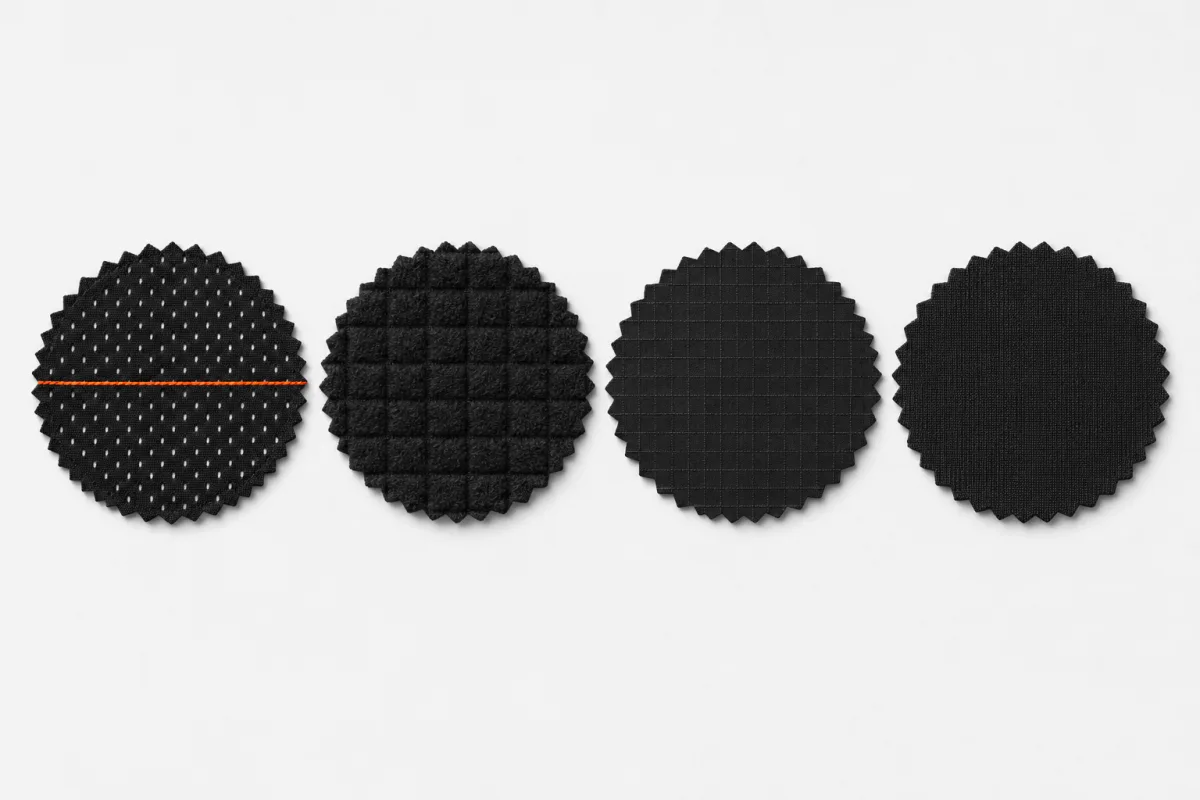
#> input picture assets/img/collection-specimens.webp, 1200 x 800 px, given in place of collection-specimens.webp.png, which was not available
$ python neutralize.py ../../assets/img/collection-specimens.webp
#> lines starting #> are read from the running program, lines starting #| are printed output that depends on the picture
#> in run, img is the input picture: shape (800, 1200, 3); mean R, G, B 190.5, 190.4, 190.3
"""Turn the warm beige backdrop of the Codex photos into neutral grey without calling Codex again.

Low-chroma pixels (the beige backdrop, matte black fabric, grey shadows) become pure grey.
High-chroma pixels (the orange tape and zip pulls) keep their hue. Brightness is then mapped so
the backdrop, sampled at the image corners, lands on the --photo token (#F2F2F2 = 242).

Usage:
  python3 scripts/images/neutralize.py            # every photo listed in TARGETS
  python3 scripts/images/neutralize.py r01-singlet
  python3 scripts/images/neutralize.py --check    # only report corner colours of assets/img/*.webp

Reads scripts/images/raw/<name>.png, writes assets/img/<webp>.webp.
"""
import subprocess
import sys
import tempfile
from pathlib import Path

import numpy as np
from PIL import Image

HERE = Path(__file__).resolve().parent
RAW = HERE / "raw"
OUT = HERE.parent.parent / "assets" / "img"
TARGET = 242  # --photo #F2F2F2

# raw png name -> webp name used by the site. transfer-tiedye-panel is dark on purpose; swatch-two-track is unused.
TARGETS = {n: n for n in [
    "r01-singlet", "r01-front", "r01-perf", "r01-hem",
    "r02-hoodsleeve", "r02-back", "r02-cuff", "r02-swatch",
    "r03-shell", "r03-back", "r03-packed", "r03-swatch",
    "r04-tights", "r04-side", "r04-pocket", "r04-swatch",
    "collection-specimens", "lab-permeability",
]}
TARGETS["style-anchor"] = "r01-swatch"


def corners(a):
    """Median colour of four 24px corner patches."""
    h, w = a.shape[:2]
    k = 24
    patches = [a[:k, :k], a[:k, w - k:], a[h - k:, :k], a[h - k:, w - k:]]
    return np.median(np.concatenate([p.reshape(-1, 3) for p in patches]), axis=0)


LUMA = np.array([0.2126, 0.7152, 0.0722], dtype=np.float32)


def backdrop_lum(a):
    """Backdrop luminance from the corners. Close-ups whose corners are fabric fall back to the style anchor's backdrop."""
    ref = float(corners(np.asarray(Image.open(RAW / "style-anchor.png").convert("RGB")).astype(np.float32)) @ LUMA)
    own = float(corners(a) @ LUMA)
    return own if abs(own - ref) <= 15 else ref


def neutralize(a):
    a = a.astype(np.float32)
    lum = a @ LUMA
    chroma = a.max(axis=2) - a.min(axis=2)
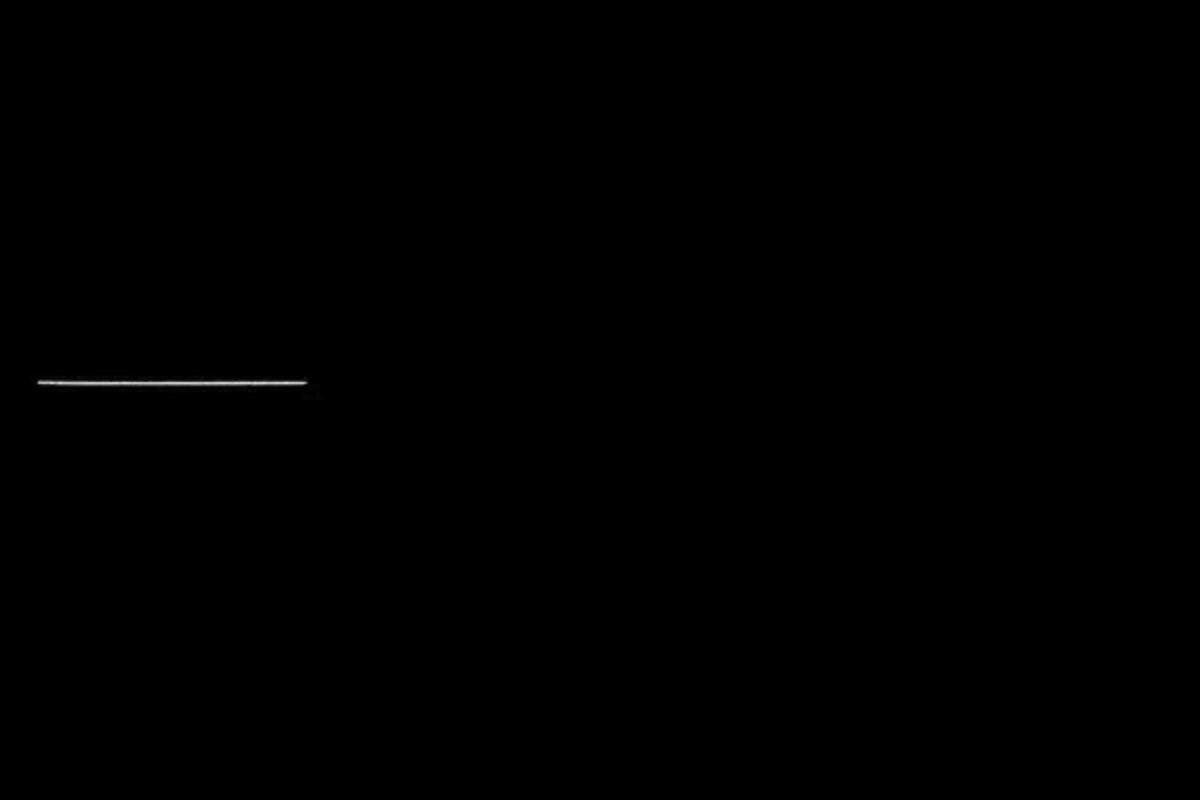
#> chroma: shape (800, 1200) float32; min 0, max 209, mean 0.2
    # 0 below chroma 28 (fully grey), 1 above 70 (keep colour), smooth in between.
    t = np.clip((chroma - 28) / 42, 0, 1)
    keep = t * t * (3 - 2 * t)
    grey = np.repeat(lum[..., None], 3, axis=2)
    mixed = grey + (a - grey) * keep[..., None]
    # Map the backdrop luminance onto TARGET: scale shadows and mid-tones, compress highlights above it.
    bg = backdrop_lum(a)
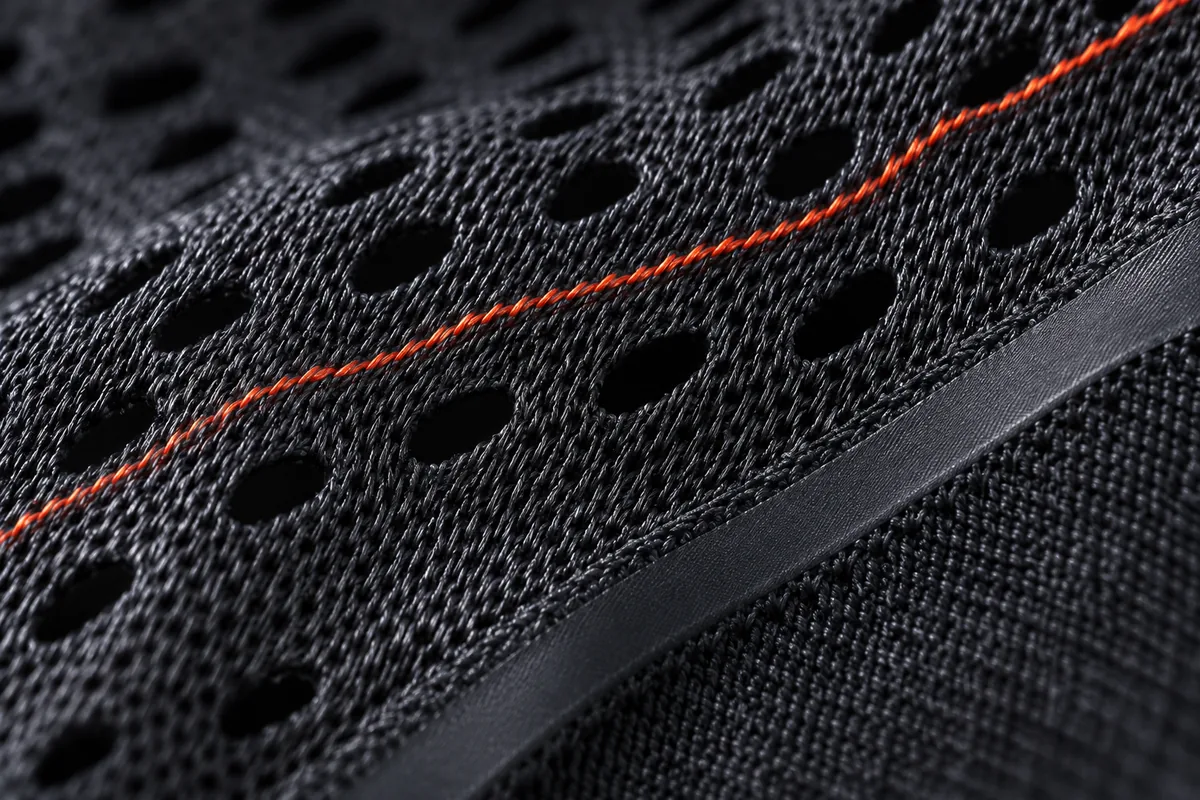
#> input picture assets/img/fabric-macro.webp, 1200 x 800 px, given in place of style-anchor.png, which was not available
#> in corners, `h, w = a.shape[:2]`: h = 800; w = 1200
#> in backdrop_lum, `ref = float(corners(np.asarray(Image.open(RAW / "style-anchor.png").co..`: ref = 44.43
#> in backdrop_lum, `own = float(corners(a) @ LUMA)`: own = 242
#> bg = 44.43
    out_l = np.where(lum <= bg, lum * TARGET / bg, TARGET + (lum - bg) * (255 - TARGET) / max(1.0, 255 - bg))
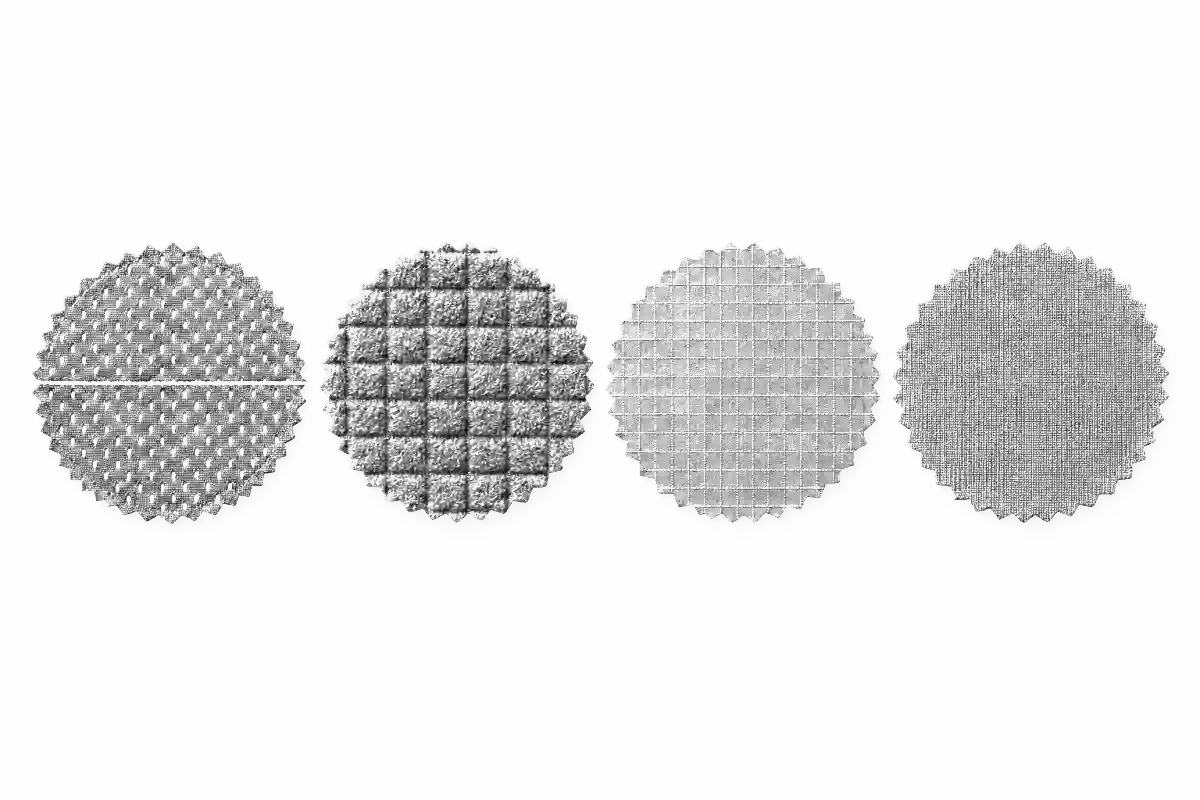
#> out_l: shape (800, 1200) float32; min 0, max 255, mean 233.6
    ratio = np.where(lum > 0.5, out_l / np.maximum(lum, 0.5), 1.0)
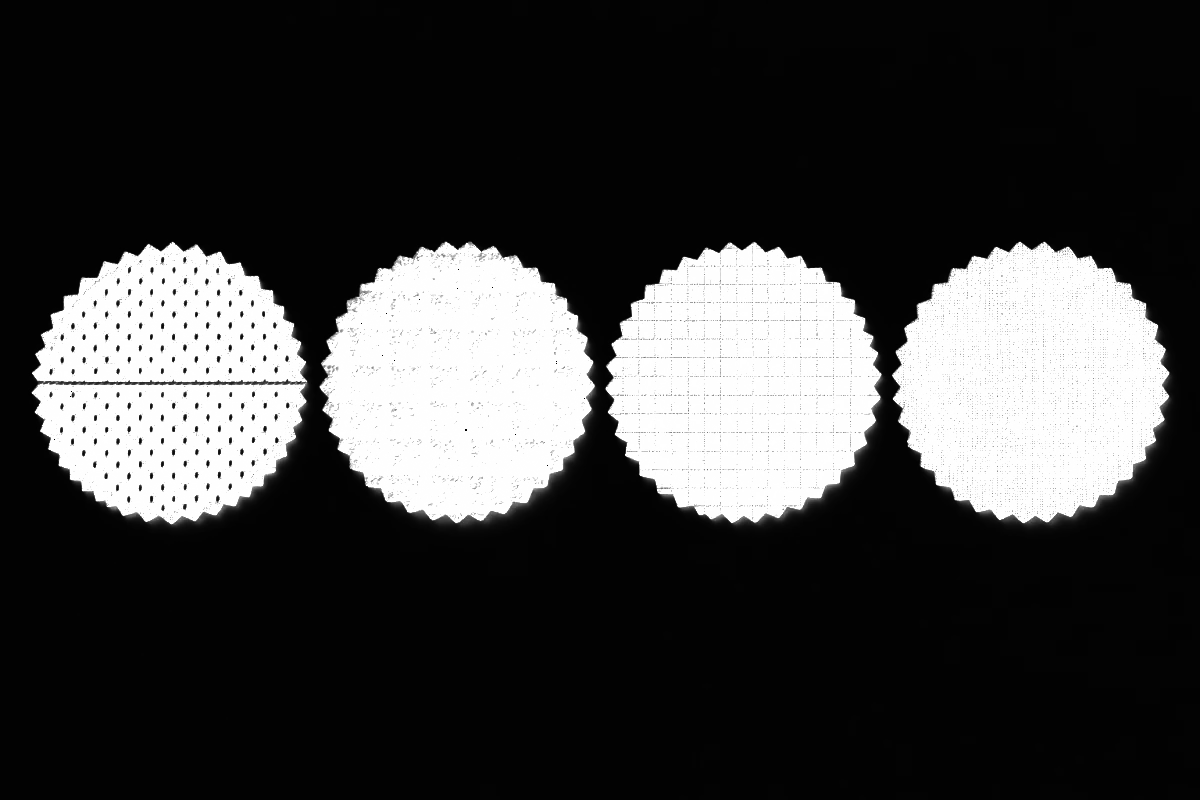
#> ratio: shape (800, 1200) float32; min 1, max 5.45, mean 2.09; drawn with min black and max white
    return np.clip(mixed * ratio[..., None], 0, 255).round().astype(np.uint8)


def passes(rgb):
    r, g, b = rgb
    return max(r, g, b) - min(r, g, b) <= 2 and abs((r + g + b) / 3 - TARGET) <= 4


def run(name):
    src = RAW / f"{name}.png"
    img = np.asarray(Image.open(src).convert("RGB"))
    out = neutralize(img)
    c = corners(out)
#> c = [254, 254, 254]
    with tempfile.NamedTemporaryFile(suffix=".png") as tmp:
        Image.fromarray(out).save(tmp.name)
        resize = ["-resize", "1200", "0"] if img.shape[1] >= 1536 else []
#> resize = []
#> (the run stopped early here; a loop or call above may not have finished)
